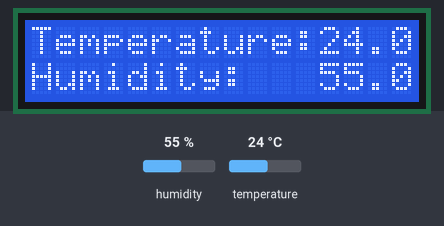
Simulated run of this sketch. Board: Arduino Uno, built with avr-gcc and run on an emulated ATmega328P. On the bench: 16×2 character LCD. Inputs (shaded band) come from the test bench; at power-on: humidity 55 %, temperature 24 °C. What the sketch prints to the serial monitor is not drawn.

Above: at 2.2 s.
2.3 s: humidity set to 22 %
At 4.3 s:
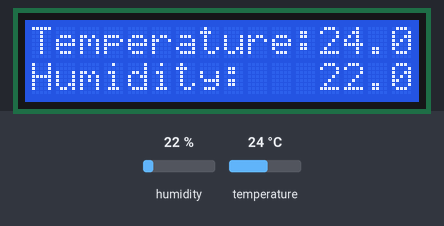
5.0 s: temperature set to 12 °C
At 5.7 s:
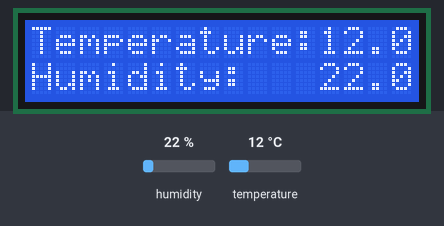
7.7 s: humidity set to 40 %
At 9.7 s:
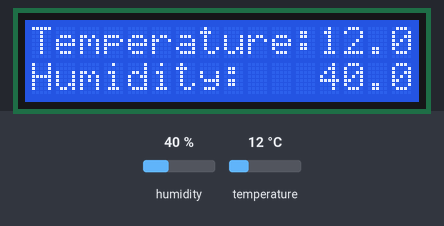
10.7 s: temperature set to 19 °C
At 12.2 s:
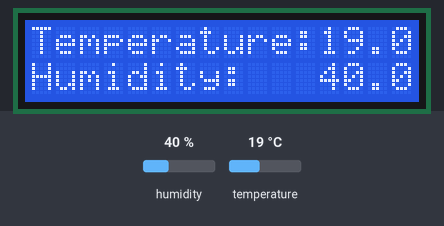
Timing chart, 0 to 13.7 s (numbered marks = the images above; inputs shaded):
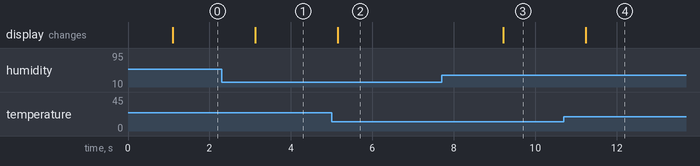

The sketch:

Arduino__DHT11_Temperature_Humidity_LCD.ino
```cpp
//
//    FILE: dht11_test.ino
//  AUTHOR: Rob Tillaart
// VERSION: 0.1.2
// PURPOSE: DHT library test sketch for DHT11 && Arduino
//     URL: https://github.com/RobTillaart/DHTstable
//
// HISTORY:
// 0.1.2  add URL in header

#include <dht.h>

dht DHT;

#define DHT11_PIN A0
// include the library code:
#include <LiquidCrystal.h>

// initialize the library by associating any needed LCD interface pin
// with the arduino pin number it is connected to
const int rs = 8, en = 9, d4 = 4, d5 = 5, d6 = 6, d7 = 7;
LiquidCrystal lcd(rs, en, d4, d5, d6, d7);
void setup()
{
  Serial.begin(115200);
  Serial.println("DHT TEST PROGRAM ");
  Serial.print("LIBRARY VERSION: ");
  Serial.println(DHT_LIB_VERSION);
  Serial.println();
  Serial.println("Type,\tstatus,\tHumidity (%),\tTemperature (C)");

  // Print a message to the LCD.


  lcd.begin(16, 2);
  //lcd.print("Temp:");
  delay(1000);
}

void loop()
{

  // READ DATA
  Serial.print("DHT11, \t");
  int chk = DHT.read11(DHT11_PIN);
  switch (chk)
  {
    case DHTLIB_OK:
    Serial.print("OK,\t");
    break;
    case DHTLIB_ERROR_CHECKSUM:
    Serial.print("Checksum error,\t");
    break;
    case DHTLIB_ERROR_TIMEOUT:
    Serial.print("Time out error,\t");
    break;
    default:
    Serial.print("Unknown error,\t");
    break;
  }
  // DISPLAY DATA
  Serial.print(DHT.humidity, 1);
  Serial.print(",\t");
  Serial.println(DHT.temperature, 1);
  lcd.setCursor(0, 0);
  lcd.print("Temperature:");
  lcd.setCursor(12, 0);
  lcd.print(DHT.temperature,1);
  lcd.setCursor(0, 1);
  lcd.print("Humidity:");
  lcd.setCursor(12, 1);
  lcd.print(DHT.humidity, 1);

  delay(2000);
}
//
// END OF FILE
//
```

Measured:
- after the input at 2.3 s, the display: changes after 0.82 s (image 1)
- after the input at 5.0 s, the display: changes after 0.15 s (image 2)
- after the input at 7.7 s, the display: changes after 1.5 s (image 3)
- after the input at 10.7 s, the display: changes after 0.54 s (image 4)
